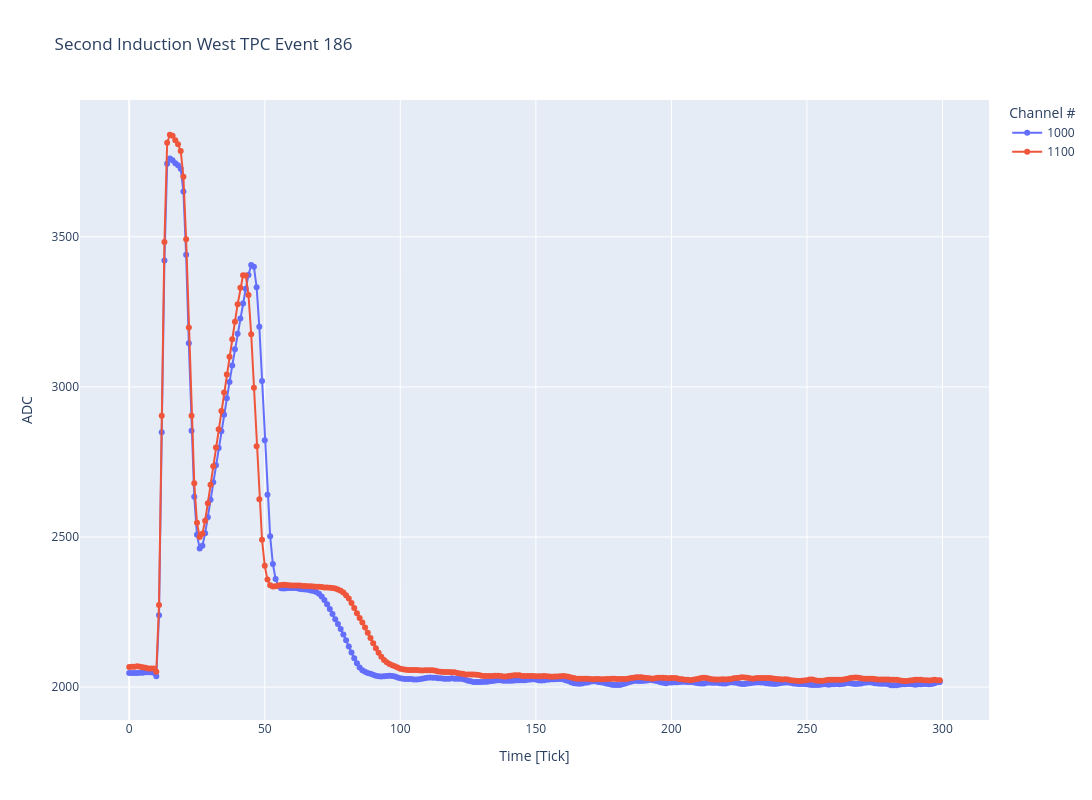

The notebook cell saved with this chart:
### Code cell
channel = 100
files = []
Event = [2]#,606,735,745,835,1116,1377,1560,1592,1785]
for event in Event:
    files.append(f"/Users/danielcarber/Documents/SBND/Noise Analysis/data/run12614/waveform_{event}.root")

#print(np.median(Waveform_df['Channel_1'][:np.argmax(Waveform_df['Channel_1'])-20]))
fig = make_subplots(rows=1,cols=1)

Waveform_df = {}
ch_id = 0
file = uproot.open(files[0])
raw_rms = file['tpc_noise;1']['UA_plane'].array().to_list()
for r,rms in tqdm(enumerate(raw_rms)):
    if r%3415 == 0:
        Waveform_df[f'Channel_{ch_id}'] = []
        Waveform_df[f'Channel_{ch_id}'].append(rms)
        ch_id +=1
    else:
        Waveform_df[f'Channel_{ch_id-1}'].append(rms)
Waveform_df = pd.DataFrame(Waveform_df)
push = 0

for channel in range(1000,1200,100):
    pulse_1 = Waveform_df[f'Channel_{channel}'][0:np.argmax(Waveform_df[f'Channel_{channel}'])-100]
    number_min = len(pulse_1[pulse_1 < 550])
    number_max = len(pulse_1[pulse_1 > 2100])
    #if (number_min > 2 or number_max>2):
        #pulse = Waveform_df[f'Channel_{channel}'][1400:1600]
    #    continue
    pulse = list(Waveform_df[f'Channel_{channel}'][1800:2100])
    #pulse.reverse()
    median = np.median(Waveform_df[f'Channel_{channel}'][0:700])
    push+=1
    #plt.scatter(range(300),Waveform_df[f'Channel_650'][np.argmax(Waveform_df['Channel_650'])-150:np.argmax(Waveform_df['Channel_650'])+150] ,alpha = .8,s = 5, label = f"Event {Event[f]}")
#pulse = np.divide(pulse,push)
    fig.add_trace(go.Scatter(x=list(range(500)),y =pulse,name=f"{channel}",mode = 'markers+lines'),row=1,col=1)
fig.update_layout(height = 800, width = 1200,showlegend = True)
fig.update_layout(
title=f"Second Induction West TPC Event 186",
xaxis_title="Time [Tick]",
yaxis_title="ADC",
legend_title="Channel #",)
#plt.ylim(-100,5000)
#plt.xlim(np.argmax(Waveform_df['Channel_1'])-100,np.argmax(Waveform_df['Channel_1'])+100)
#plt.yscale("log")
#plt.legend(loc = "upper right")
#plt.xlabel("Time [Ticks]")
#plt.ylabel("ADC")
#plt.title("Example Waveform Channel 873")
#plt.show()
fig.show()

### Figure 1 — Plotly figure (JSON) as saved in the notebook; plotly's stock layout.template omitted (floating-point values rounded to 4 significant figures; data arrays with more than 128 entries replaced by an {"elided": "..."} marker saying what was removed)
{"data": [{"mode": "markers+lines", "name": "1000", "type": "scatter", "x": {"elided": "500 int values"}, "xaxis": "x", "y": {"elided": "300 int values"}, "yaxis": "y"}, {"mode": "markers+lines", "name": "1100", "type": "scatter", "x": {"elided": "500 int values"}, "xaxis": "x", "y": {"elided": "300 int values"}, "yaxis": "y"}], "layout": {"height": 800, "legend": {"title": {"text": "Channel #"}}, "showlegend": true, "title": {"text": "Second Induction West TPC Event 186"}, "width": 1200, "xaxis": {"anchor": "y", "domain": [0, 1], "title": {"text": "Time [Tick]"}}, "yaxis": {"anchor": "x", "domain": [0, 1], "title": {"text": "ADC"}}}}
